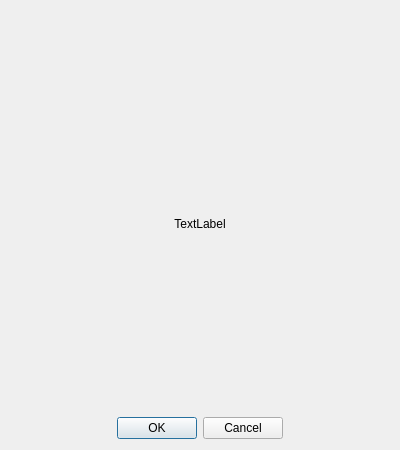
<?xml version="1.0" encoding="UTF-8"?>
<ui version="4.0">
 <class>AboutDialog</class>
 <widget class="QDialog" name="AboutDialog">
  <property name="geometry">
   <rect>
    <x>0</x>
    <y>0</y>
    <width>400</width>
    <height>450</height>
   </rect>
  </property>
  <property name="maximumSize">
   <size>
    <width>400</width>
    <height>450</height>
   </size>
  </property>
  <property name="windowTitle">
   <string>Dialog</string>
  </property>
  <layout class="QGridLayout" name="gridLayout">
   <item row="4" column="1">
    <widget class="QDialogButtonBox" name="buttonBox">
     <property name="orientation">
      <enum>Qt::Horizontal</enum>
     </property>
     <property name="standardButtons">
      <set>QDialogButtonBox::Cancel|QDialogButtonBox::Ok</set>
     </property>
    </widget>
   </item>
   <item row="3" column="0">
    <spacer name="verticalSpacer">
     <property name="orientation">
      <enum>Qt::Vertical</enum>
     </property>
     <property name="sizeHint" stdset="0">
      <size>
       <width>20</width>
       <height>40</height>
      </size>
     </property>
    </spacer>
   </item>
   <item row="1" column="0">
    <spacer name="horizontalSpacer">
     <property name="orientation">
      <enum>Qt::Horizontal</enum>
     </property>
     <property name="sizeHint" stdset="0">
      <size>
       <width>40</width>
       <height>20</height>
      </size>
     </property>
    </spacer>
   </item>
   <item row="1" column="2">
    <spacer name="horizontalSpacer_2">
     <property name="orientation">
      <enum>Qt::Horizontal</enum>
     </property>
     <property name="sizeHint" stdset="0">
      <size>
       <width>40</width>
       <height>20</height>
      </size>
     </property>
    </spacer>
   </item>
   <item row="1" column="1">
    <widget class="QLabel" name="label">
     <property name="text">
      <string/>
     </property>
     <property name="pixmap">
      <pixmap resource="../../rc/icons.qrc">:/ico/logo_paragon.png</pixmap>
     </property>
    </widget>
   </item>
   <item row="2" column="0" colspan="3">
    <widget class="QLabel" name="aboutLabel">
     <property name="text">
      <string>TextLabel</string>
     </property>
     <property name="alignment">
      <set>Qt::AlignCenter</set>
     </property>
    </widget>
   </item>
   <item row="0" column="1">
    <spacer name="verticalSpacer_2">
     <property name="orientation">
      <enum>Qt::Vertical</enum>
     </property>
     <property name="sizeHint" stdset="0">
      <size>
       <width>20</width>
       <height>40</height>
      </size>
     </property>
    </spacer>
   </item>
  </layout>
 </widget>
 <resources>
  <include location="../../rc/icons.qrc"/>
 </resources>
 <connections>
  <connection>
   <sender>buttonBox</sender>
   <signal>accepted()</signal>
   <receiver>AboutDialog</receiver>
   <slot>accept()</slot>
   <hints>
    <hint type="sourcelabel">
     <x>248</x>
     <y>254</y>
    </hint>
    <hint type="destinationlabel">
     <x>157</x>
     <y>274</y>
    </hint>
   </hints>
  </connection>
  <connection>
   <sender>buttonBox</sender>
   <signal>rejected()</signal>
   <receiver>AboutDialog</receiver>
   <slot>reject()</slot>
   <hints>
    <hint type="sourcelabel">
     <x>316</x>
     <y>260</y>
    </hint>
    <hint type="destinationlabel">
     <x>286</x>
     <y>274</y>
    </hint>
   </hints>
  </connection>
 </connections>
</ui>
